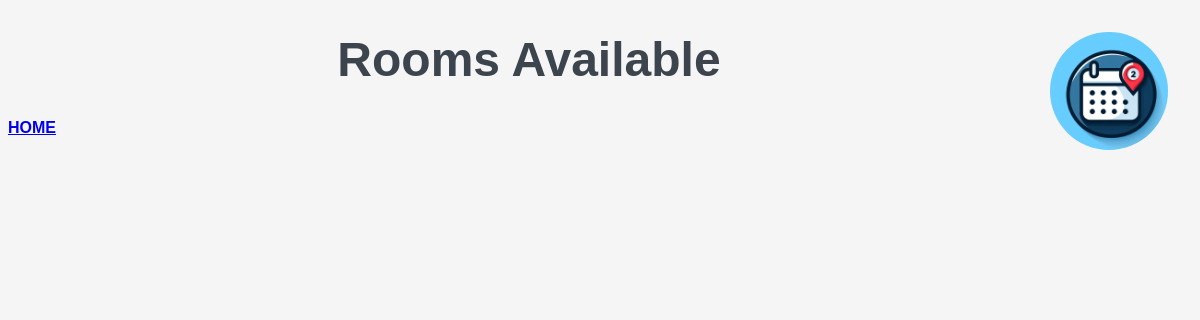
Page /meetings/rooms on the earlier database version.
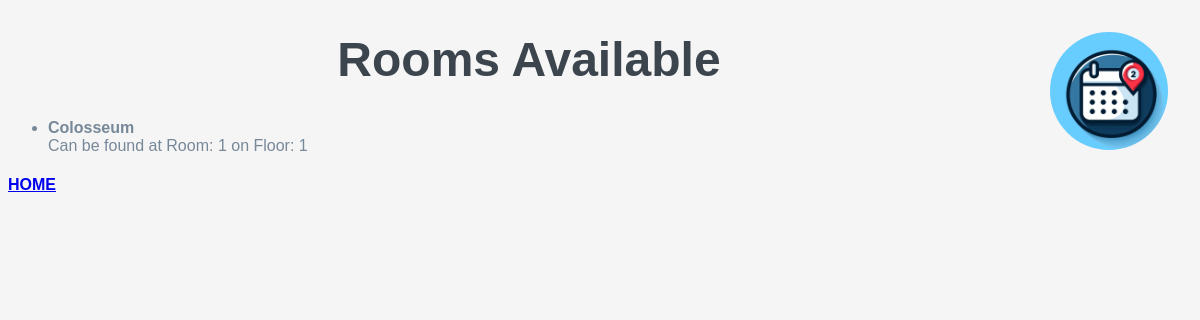
Same page on the later database version.
### meetings/models.py (models this page shows, shortened)
class Room(models.Model):
    name = models.CharField(max_length=100)
    floor_number = models.IntegerField()
    room_number = models.IntegerField()

### meetings/views.py (the view)
# urls.py: path('rooms', views.rooms, name="rooms"),
def rooms(request):
    return render(request, "meetings/room_detail.html",
                  {"rooms": Room.objects.all()})

### meetings/templates/meetings/room_detail.html (shortened to what this page needs)
{% extends "base.html" %}
{% block content %}
        <h1>Rooms Available</h1>
        <p>
            <ul>
                {% for room in rooms %}
                    <li>
                        <strong>{{room.name}}</strong>
                        <br>
                        Can be found at Room: {{room.room_number}} on Floor: {{room.floor_number}}
                    </li>
                {% endfor %}
            </ul>
        </p>
        <h4><a href="{% url 'home' %}">HOME</a></h4>
{% endblock %}

Differences in the rows shown:
added Room: name "Colosseum", room_number "1", floor_number "1"
